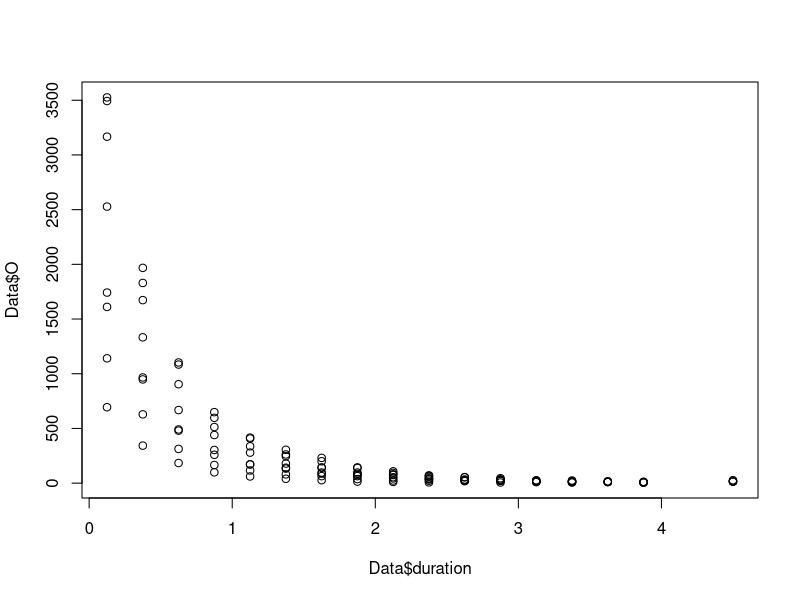
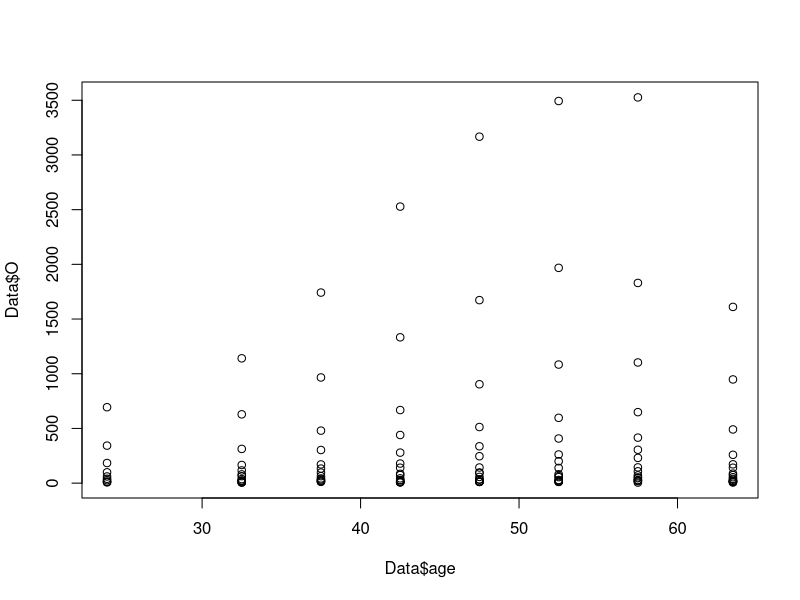
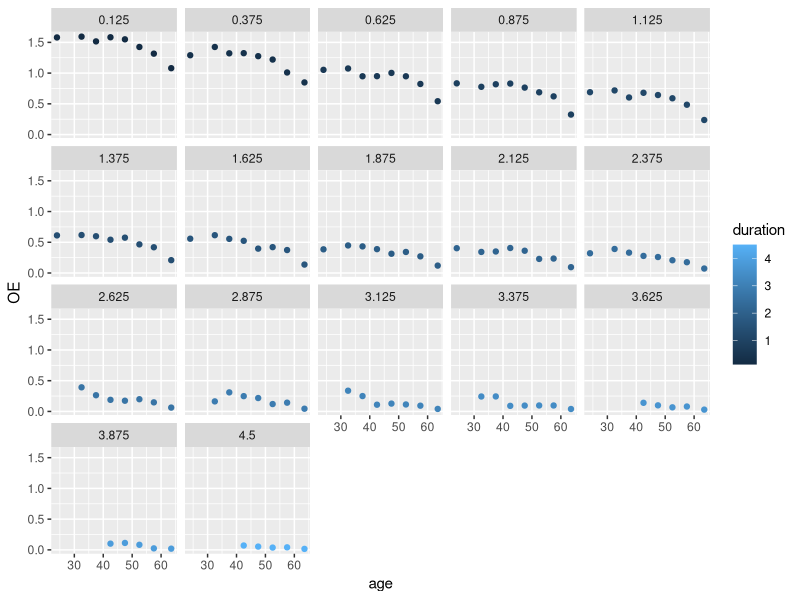
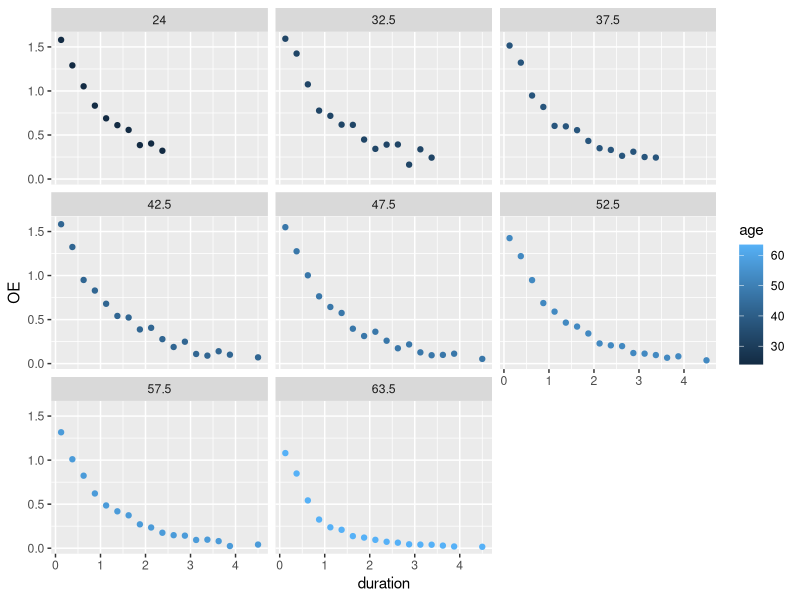
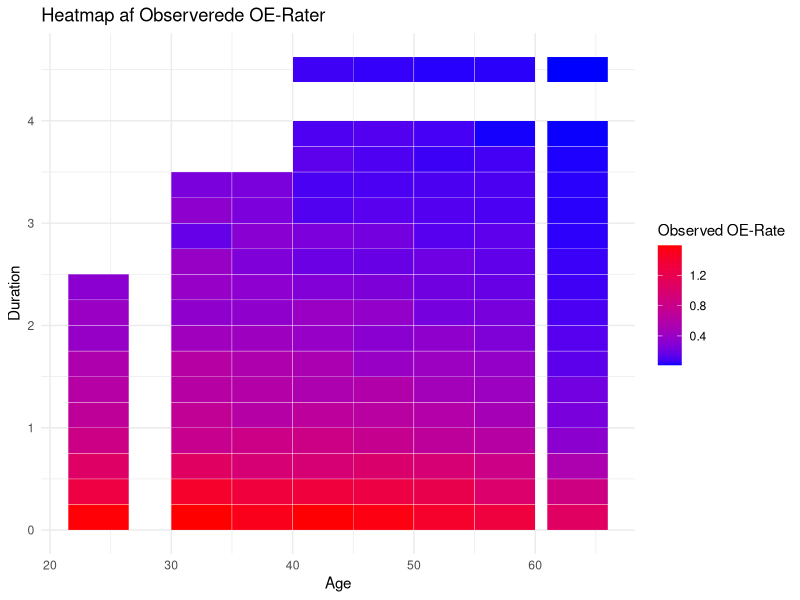
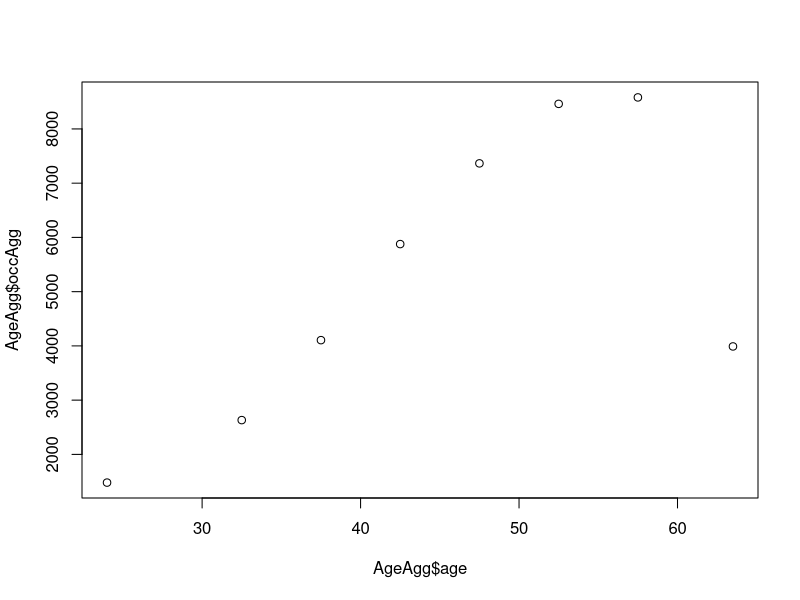
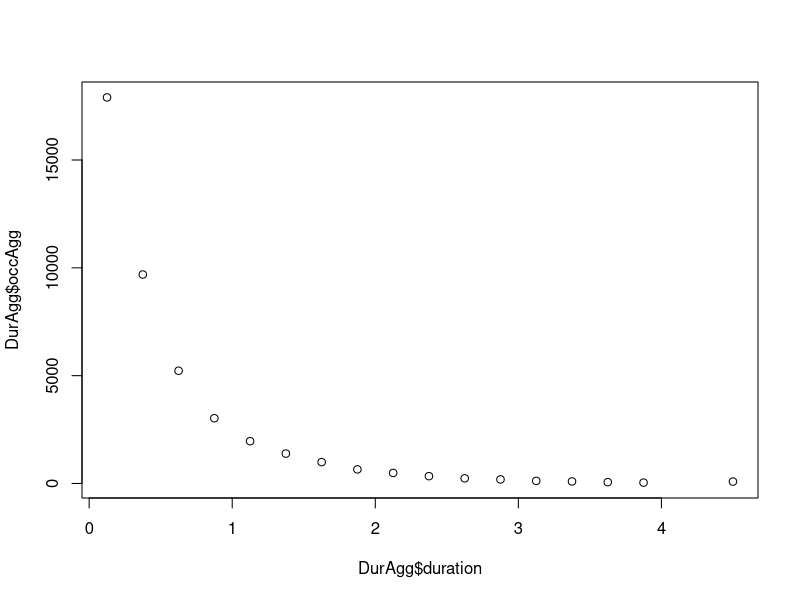
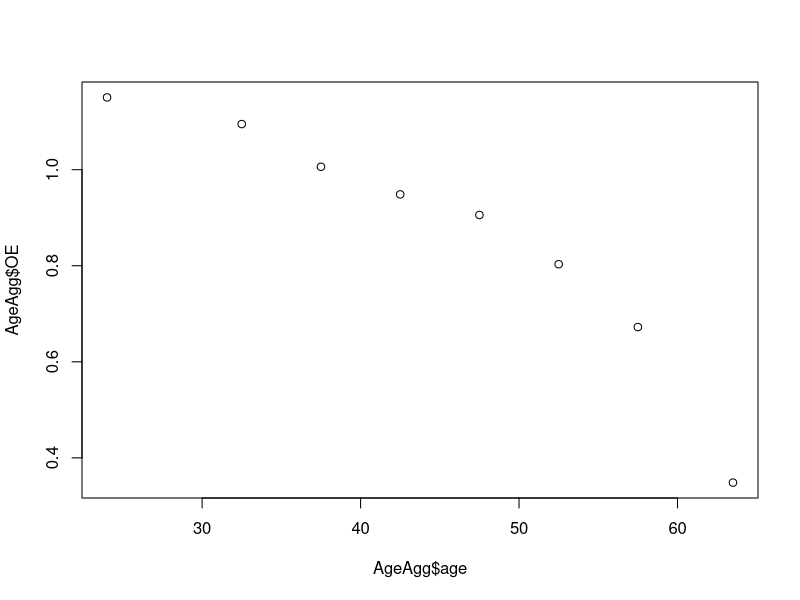

R code for these plots, in order:
######################################################
####               PAKKER OG DATA                 ####
######################################################
library(tidyverse)
library(ggplot2)
library(dplyr)
library(stats)
library(splines)
library(hexbin)

#setwd("/Users/frejalundfredholm/Desktop/Speciale")


# Indlæs data:
Data <- read_csv("Data/LY/LYFJ.csv")

# Opret variabel OE-rater
Data$OE <- Data$O / Data$E

# Vis data og opsummering
View(Data)
summary(Data)


######################################################
####          CENTRERING AF COVARIATER            ####
######################################################

#Centrerer age
unique_ages <- unique(Data$age)
midpoints <- (unique_ages[-1] + unique_ages[-length(unique_ages)]) / 2
custom_last_point <- (67 - 60) / 2 + 60  # Brug 63.5 som værdi i højre endepunkt da det sidste datapunkt er 60 år
midpoints <- c(midpoints, custom_last_point)
Data$age <- midpoints[match(Data$age, unique_ages)]

#Centrerer duration
midpointsduration <- c((unique(Data$duration)[-1] + unique(Data$duration)[-length(unique(Data$duration))]) / 2, unique(Data$duration)[length(unique(Data$duration))])
Data$duration <- midpointsduration[match(Data$duration, unique(Data$duration))]

#Fjerner sidste datapunkt for duration
Data <- Data[Data$duration != unique(Data$duration)[length(unique(Data$duration))], ]

# Vis centreret data
View(Data)

######################################################
####            VISUALISERING AF DATA             ####
######################################################

# Plot O mod duration
plot(y = Data$O, x = Data$duration)

# Plot O mod age
plot(y = Data$O, x = Data$age)


# Scatter plot af OE-rater med alder og duration
ggplot(Data, aes(x = age, y = OE)) +
  geom_point(aes(color = duration)) +
  facet_wrap(~ duration)

# Scatter plot af OE-rater med duration og alder
ggplot(Data, aes(x = duration, y = OE)) +
  geom_point(aes(color = age)) +
  facet_wrap(~ age)

# Vi har forskellige slut varrigheder for de forskellige aldre. For første observeret alder
# 24 år = max varrighed 2.375
# 32.5  = max varrighed 3.375
# 37.5  = max varrighed 3.375
# 42.5+ = max varrighed 4.500  (Men her har man fjernet sidste obs = 5.00, har vi ikke for de andre)

######################################################
####                  HEATMAPS                    ####
######################################################

# Beregn observerede rater
Data$observed_rate <- Data$O / Data$E

# Heatmap for observerede OE-rater
heatmap_observed <- ggplot(Data, aes(y = duration, x = age, fill = observed_rate)) +
  geom_tile(color = "white") +
  scale_fill_gradient(low = "blue", high = "red") +
  labs(title = "Heatmap af Observerede OE-Rater", y = "Duration", x = "Age", fill = "Observed OE-Rate") +
  theme_minimal()

heatmap_observed


######################################################
####      AGGREGERING OG IKKE-LINEARE TRENDS      ####
######################################################

# Aggreger data efter age
AgeAgg <- Data %>%
  group_by(age) %>%
  summarise(expoAgg = sum(E), occAgg = sum(O)) %>%
  mutate(OE = occAgg / expoAgg)

# Aggreger data efter duration
DurAgg <- Data %>%
  group_by(duration) %>%
  summarise(expoAgg = sum(E), occAgg = sum(O)) %>%
  mutate(OE = occAgg / expoAgg)

# Plots af aggregerede data
plot(AgeAgg$age, AgeAgg$occAgg)
plot(DurAgg$duration, DurAgg$occAgg)

plot(AgeAgg$age, AgeAgg$OE)
plot(DurAgg$duration, DurAgg$OE)

plot(AgeAgg$age, AgeAgg$expoAgg)
plot(DurAgg$duration, DurAgg$expoAgg)


######################################################
####                  Residualplots               ####
######################################################


residplotage<-function(model){qplot(Data$age, .stdresid,data = model)+
    geom_smooth(method = "loess", size = 1, formula = y ~ x) +
    xlab("age") +
    ylab("fitted values")}

residplotduration<-function(model){qplot(Data$duration, .stdresid,data = model)+
    geom_smooth(method = "loess", size = 1, formula = y ~ x) +
    xlab("duration") +
    ylab("fitted values")}



######################################################
####                  GLM MODELLER                ####
######################################################
glm_OE <- glm(O ~ offset(log(E)), 
                    family = poisson, data = Data)

glm_linear_1 <- glm(O ~ age + duration, offset = log(E), 
                    family = poisson, data = Data)

glm_linear_2 <- glm(O ~ age, offset = log(E), 
                    family = poisson, data = Data)

glm_linear_3 <- glm(O ~ duration, offset = log(E), 
                    family = poisson, data = Data)


summary(glm_linear_1)

AIC(glm_OE,glm_linear_2,glm_linear_3,glm_linear_1)

#Tilføjelsen af duration gør klart mest for AIC, men begge er signifikante. 



######################################################
####                  POLYNIMIER                  ####
######################################################

glm_poly_1 <- glm(O ~ age + poly(duration, 1), offset = log(E), 
                  family = poisson, data = Data)

glm_poly_2 <- glm(O ~ age + poly(duration, 2), offset = log(E), 
                  family = poisson, data = Data)

glm_poly_4 <- glm(O ~ age + poly(duration, 4), offset = log(E), 
                  family = poisson, data = Data)

glm_poly_6 <- glm(O ~ age + poly(duration, 6), offset = log(E), 
                  family = poisson, data = Data)

glm_poly_8 <- glm(O ~ age + poly(duration, 8), offset = log(E), 
                  family = poisson, data = Data)

glm_poly_10 <- glm(O ~ age + poly(duration, 10), offset = log(E), 
                   family = poisson, data = Data)

glm_poly_12 <- glm(O ~ age + poly(duration, 12), offset = log(E), 
                   family = poisson, data = Data)

glm_poly_14 <- glm(O ~ age + poly(duration, 14), offset = log(E), 
                   family = poisson, data = Data)

glm_poly_16 <- glm(O ~ age + poly(duration, 16), offset = log(E), 
                   family = poisson, data = Data)


AIC(glm_poly_1,glm_poly_2,glm_poly_4,glm_poly_6,glm_poly_8,glm_poly_10,glm_poly_12,glm_poly_14,glm_poly_16)



